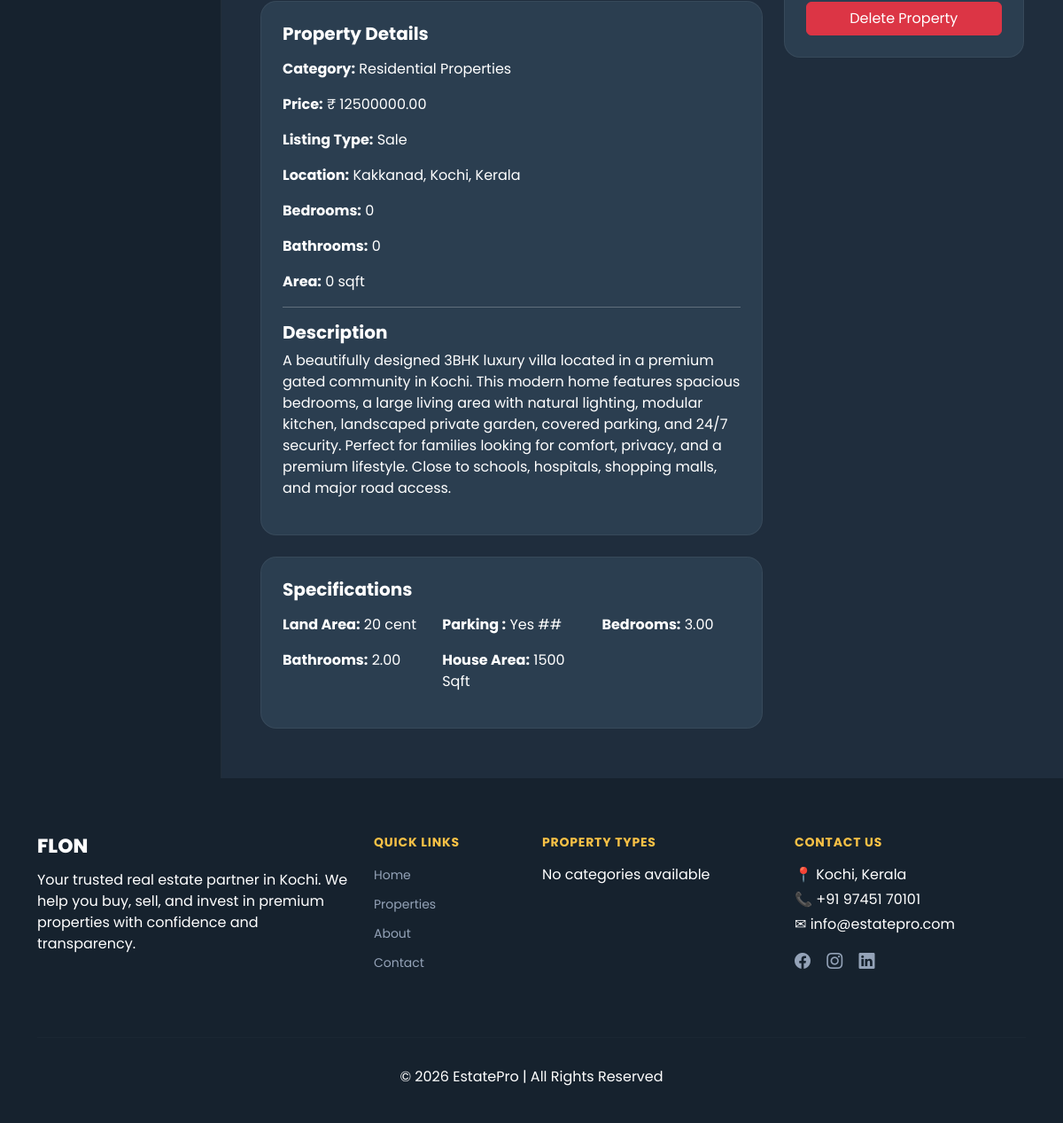
Before: /accounts/admin-dashboard/property/1/ (signed in, lower part) with the older database file.
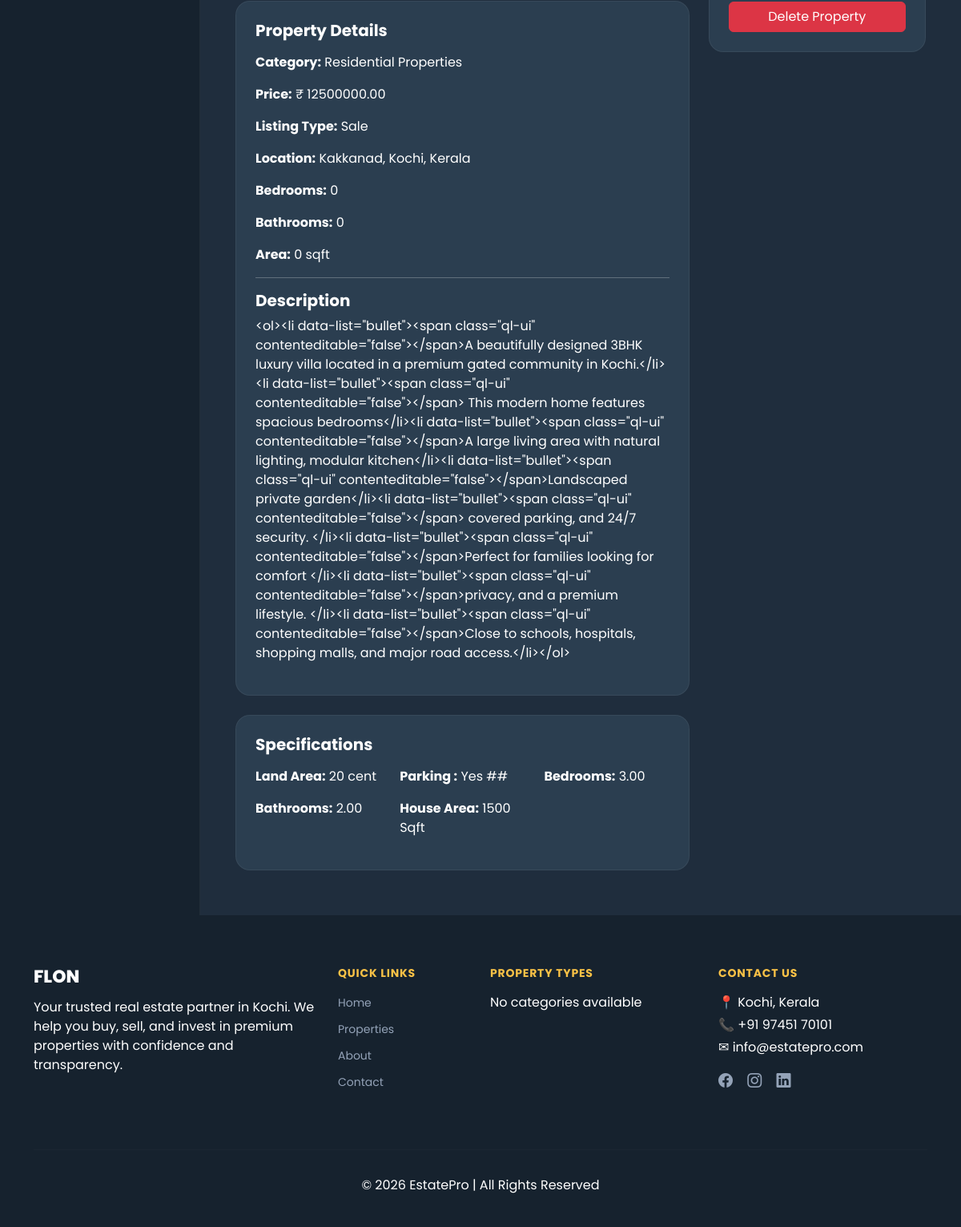
After: the same page with the newer database file.
### properties/models.py (models this page shows, shortened)
class Property(models.Model):
    PROPERTY_TYPE = [
        ('Apartment', 'Apartment'),
        ('Villa', 'Villa'),
        ('Commercial', 'Commercial'),
        ('Plot', 'Plot'),
    ]
    LISTING_TYPE = [
        ('Sale', 'Sale'),
        ('Rent', 'Rent'),
    ]
    title = models.CharField(max_length=200)
    slug = models.SlugField(unique=True)
    description = models.TextField()
    price = models.DecimalField(max_digits=12, decimal_places=2)
    location = models.CharField(max_length=200)
    category = models.ForeignKey(
        Category,
        on_delete=models.CASCADE,
        related_name='properties'
    )
    owner = models.ForeignKey(
    User,
    on_delete=models.CASCADE,
    related_name='owned_properties',
    null=True,
    blank=True
    )
    agent = models.ForeignKey(
        User,
        on_delete=models.CASCADE,
        related_name='agent_properties',
        null=True,
        blank=True
    )
    listing_type = models.CharField(max_length=20, choices=LISTING_TYPE)
    bedrooms = models.IntegerField(null=True, blank=True, default=0)
    bathrooms = models.IntegerField(null=True, blank=True, default=0)
    area = models.IntegerField(null=True, blank=True, default=0)
    latitude = models.DecimalField(max_digits=9, decimal_places=6, blank=True, null=True)
    longitude = models.DecimalField(max_digits=9, decimal_places=6, blank=True, null=True)
    featured_image = CloudinaryField('image')
    is_featured = models.BooleanField(default=False)
    is_available = models.BooleanField(default=True)
    created_at = models.DateTimeField(auto_now_add=True)

class PropertySpecification(models.Model):
    property = models.ForeignKey(Property, on_delete=models.CASCADE, related_name='specifications')
    field = models.ForeignKey(SpecificationField, on_delete=models.CASCADE)
    value_text = models.CharField(max_length=255, blank=True, null=True)
    value_number = models.DecimalField(max_digits=12, decimal_places=2, blank=True, null=True)
    value_boolean = models.BooleanField(blank=True, null=True)

class SpecificationField(models.Model):
    FIELD_TYPES = [
        ('text', 'Text'),
        ('number', 'Number'),
        ('boolean', 'Boolean'),
    ]
    category = models.ForeignKey(Category, on_delete=models.CASCADE, related_name='spec_fields')
    name = models.CharField(max_length=100)
    field_type = models.CharField(max_length=20, choices=FIELD_TYPES)

class Category(models.Model):
    name = models.CharField(max_length=100)
    slug = models.SlugField(unique=True, blank=True)
    image = CloudinaryField('image', blank=True, null=True)

### accounts/views.py (the view)
# urls.py: path('admin-dashboard/property/<int:pk>/',views.admin_property_detail,name='admin_property_detail'),
@login_required
def admin_property_detail(request, pk):
    if not request.user.is_superuser:
        return redirect('home')
    property = get_object_or_404(Property, pk=pk)
    specs = PropertySpecification.objects.filter(
        property=property
    ).select_related('field')
    return render(request, 'admin_property_detail.html', {
        'property': property,
        'specs': specs
    })

### templates/admin_property_detail.html (shortened to what this page needs)
{% extends 'base.html' %}
{% block content %}
<section class="admin-wrapper">
    <div class="admin-layout">
        <aside class="admin-sidebar" id="adminSidebar">
        </aside>
        <main class="admin-content">
            <div class="container-fluid py-4">
                <div class="row">
                    <div class="col-lg-8">
                        <div class="admin-card p-4 mb-4">
                            <h5 class="fw-bold mb-3">Property Details</h5>
                            <p><strong>Category:</strong> {{ property.category.name }}</p>
                            <p><strong>Price:</strong> ₹ {{ property.price }}</p>
                            <p><strong>Listing Type:</strong> {{ property.listing_type }}</p>
                            <p><strong>Location:</strong> {{ property.location }}</p>
                            <p><strong>Bedrooms:</strong> {{ property.bedrooms }}</p>
                            <p><strong>Bathrooms:</strong> {{ property.bathrooms }}</p>
                            <p><strong>Area:</strong> {{ property.area }} sqft</p>
                            <hr>
                            <h5 class="fw-bold">Description</h5>
                            <p>{{ property.description }}</p>
                        </div>
                        <div class="admin-card p-4">
                            <h5 class="fw-bold mb-3">Specifications</h5>
                            <div class="row">
                                {% for spec in specs %}
                                <div class="col-md-4 mb-3">
                                    <strong>{{ spec.field.name }}:</strong>
                                    {% if spec.value_text %}
                                    {{ spec.value_text }}
                                    {% elif spec.value_number %}
                                    {{ spec.value_number }}
                                    {% elif spec.value_boolean %}
                                    Yes
                                    ## {% endif %}
                                </div>
                                {% endfor %}
                            </div>
                        </div>
                    </div>
                    <div class="col-lg-4">
                        <div class="admin-card p-4">
                            <a href="{% url 'admin_delete_property' property.id %}" class="btn btn-danger w-100"
                                onclick="return confirm('Delete this property?')">
                                Delete Property </a>
                        </div>
                    </div>
                </div>
            </div>
        </main>
    </div>
</section>
{% endblock %}

Changed rows visible on the page:
changed Property "Sale": description "A beautifully designed 3BHK luxury villa located in a premium gated community in Kochi. This modern home features spacious bedrooms, a large living area with natural lighting, modular kitchen, landscaped private garden, covered parking, and 24/7 security. Perfect for families looking for comfort, privacy, and a premium lifestyle. Close to schools, hospitals, shopping malls, and major road access." → "<ol><li data-list=\"bullet\"><span class=\"ql-ui\" contenteditable=\"false\"></span>A beautifully designed 3BHK luxury villa located in a premium gated community in Kochi.</li><li data-list=\"bullet\"><span class=\"ql-ui\" contenteditable=\"false\"></span> This modern home features spacious bedrooms</li><li data-list=\"bullet\"><span class=\"ql-ui\" contenteditable=\"false\"></span>A large living area with natural lighting, modular kitchen</li><li data-list=\"bullet\"><span class=\"ql-ui\" contenteditable=\"false\"></span>Landscaped private garden</li><li data-list=\"bullet\"><span class=\"ql-ui\" contenteditable=\"false\"></span> covered parking, and 24/7 security. </li><li data-list=\"bullet\"><span class=\"ql-ui\"…"
